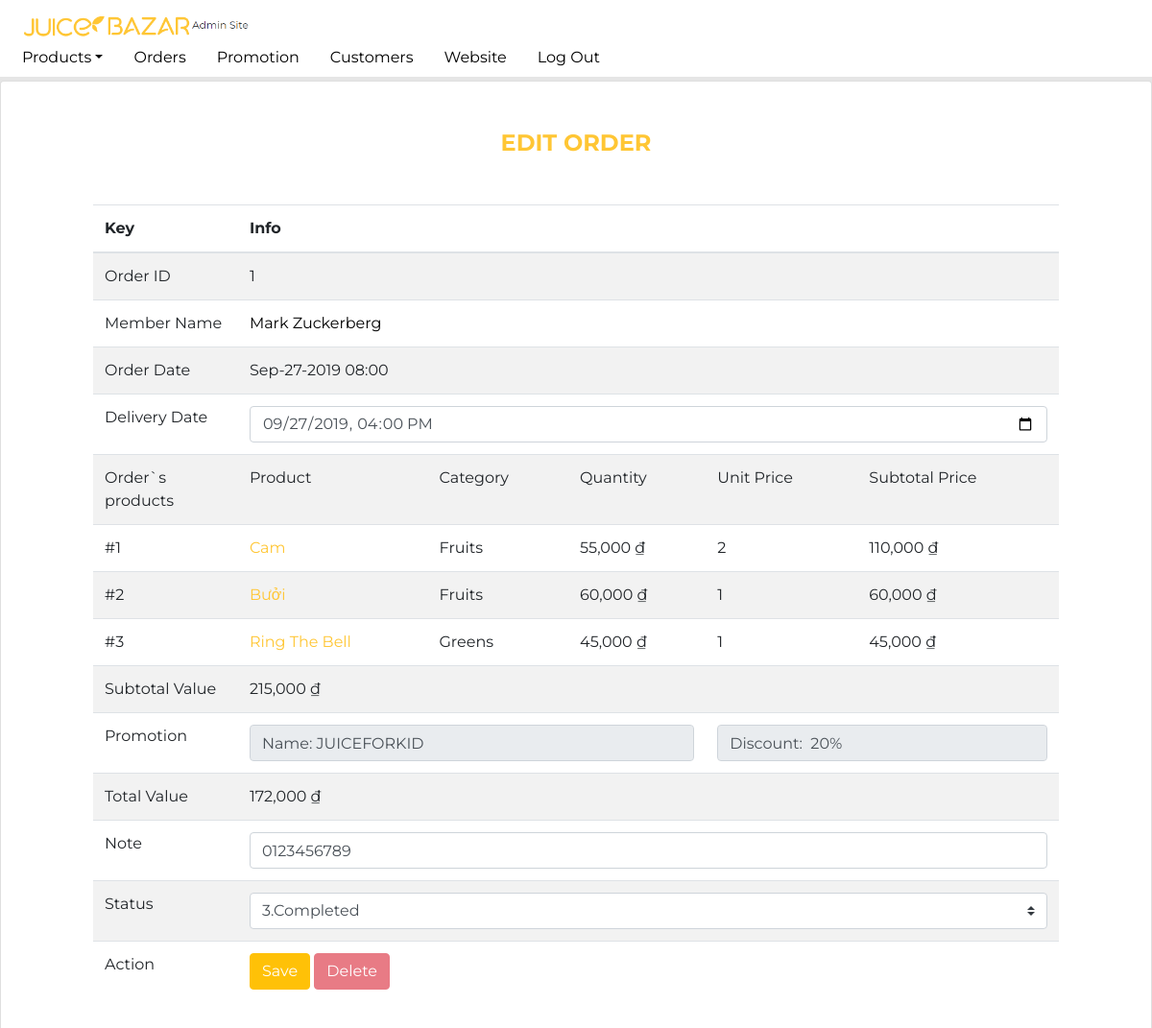
The page /admin/public/orders-edit.php?id=1 (signed in) on the database its author committed.
### tables this page shows
CREATE TABLE `orders` (
  `OrderId` int(11) NOT NULL,
  `MemberId` int(11) NOT NULL,
  `PurchaseDate` datetime NOT NULL DEFAULT current_timestamp(),
  `DeliveryDate` datetime DEFAULT NULL,
  `PromoId` tinyint(4) DEFAULT NULL,
  `Status` tinyint(1) NOT NULL DEFAULT 0,
  `Note` text NOT NULL
);

CREATE TABLE `orderdetail` (
  `OrderId` int(11) NOT NULL,
  `ProductId` int(11) NOT NULL,
  `Quantity` int(11) NOT NULL,
  `CapacityId` tinyint(4) NOT NULL
);

CREATE TABLE `product` (
  `ProductId` int(11) NOT NULL,
  `TypeId` int(11) NOT NULL,
  `Name` varchar(50) NOT NULL,
  `Image` varchar(255) DEFAULT NULL,
  `Description` text DEFAULT NULL,
  `Nutrition` text DEFAULT NULL,
  `Status` tinyint(1) NOT NULL DEFAULT 1
);

CREATE TABLE `type` (
  `TypeId` int(11) NOT NULL,
  `Type` varchar(50) NOT NULL,
  `TypeStatus` tinyint(1) NOT NULL DEFAULT 0
);

CREATE TABLE `inventory` (
  `ProductId` int(11) NOT NULL,
  `CapacityId` tinyint(4) NOT NULL,
  `Price` int(11) NOT NULL,
  `EntryPrice` int(11) NOT NULL,
  `Quantity` int(11) NOT NULL
);

### admin/public/orders-edit.php (called while the page is built, shortened)
<?php
if (!empty($_SESSION['admin'])) {
    include_once __DIR__ . '/../include/DatabaseConnection.php';
    include_once __DIR__ . '/../include/DatabaseFunctions.php';
    try {
        if (isset($_POST['EditOrderBtn'])) {
            $record =  [
                'OrderId' => $_POST['OrderId'],
                'DeliveryDate' => $_POST['DeliveryDate'],
                'PromoId' => $_POST['PromoId'],
                'Note' => $_POST['Note'],
                'Status' => $_POST['Status']
            ];
            editOrder($pdo, $record);
            header('location: orders-edit.php?id=' . $_POST['OrderId'] . '');
        } else {
            if (!empty($_GET['id'])) {
                $sectionTitle = "Edit Order";
                if (!empty(getOrders($pdo, $_GET['id']))) {
                    $orders = getOrders($pdo, $_GET['id']);
                } else {
                    header('location: admin-orders.php');
                }
            } else {
                header('location: admin-orders.php');
            }
            include __DIR__ . '/../templates/orders-edit.html.php';
        }
    } catch (PDOException $e) {
        $title = 'An error has occurred';
        $output = 'Database error: ' . $e->getMessage() . ' in ' .
            $e->getFile() . ':' . $e->getLine();
    }
} else {
    header('location: index.php');
}
include __DIR__ . '/../templates/layout.html.php';

### admin/include/DatabaseFunctions.php (called while the page is built, shortened)
<?php
function query($pdo, $sql, $parameters = [])
{
    $query = $pdo->prepare($sql);
    $query->execute($parameters);
    return $query;
}
function getOrders($pdo, $id = '')
{
    if ($id == '') {
        $sql = 'SELECT * FROM `orders`';
        $query = query($pdo, $sql);
        $results = $query->fetchAll();
    } else {
        $sql = 'SELECT * FROM `orders` WHERE `OrderId` = :OrderId';
        $parameters = [':OrderId' => $id];
        $query = query($pdo, $sql, $parameters);
        $results = $query->fetchAll();
    }
    $orders = [];
    foreach ($results as $result) {
        $promo = empty($result['PromoId']) ? ['PromoName' => '', 'PromoValue' => 0] : getInfoOrder($pdo, 'promotion', 'PromoId', $result['PromoId']);
        $member = getInfoOrder($pdo, 'member', 'MemberId', $result['MemberId']);
        $items = getOrderDetail($pdo, $result['OrderId']);
        $totalPrice = 0;
        foreach ($items as $item) {
            $totalPrice += ($item['Price'] * $item['Quantity']);
        }
        $orders[] = [
            'OrderId' => $result['OrderId'],
            'MemberId' => $result['MemberId'],
            'MemberName' => $member['Name'],
            'PurchaseDate' => $result['PurchaseDate'],
            'DeliveryDate' => $result['DeliveryDate'] ?? "",
            'Items' => getOrderDetail($pdo, $result['OrderId']),
            'PromoId' => $result['PromoId'],
            'PromoName' => $promo['PromoName'],
            'PromoValue' => $promo['PromoValue'],
            'TotalPrice' => $totalPrice,
            'Status' => $result['Status'],
            'Note' => $result['Note']
        ];
    }
    return $orders;
}
function getOrderDetail($pdo, $OrderId)
{
    $sql = 'SELECT p.`ProductId`, p.`Name`, pc.`Price`, od.`Quantity`, od.`CapacityId`, p.`TypeId`, t.`Type` FROM `orderdetail` od JOIN `product` p ON od.`ProductId` = p.`ProductId` JOIN `inventory` pc ON od.`ProductId` = pc.`ProductId` AND od.`CapacityId` = pc.`CapacityId` JOIN `Type` t ON t.`TypeId` = p.`TypeId` WHERE `OrderID` = :OrderId';
    $parameters = [':OrderId' => $OrderId];
    $results = query($pdo, $sql, $parameters)->fetchAll();
    return $results;
}
function getInfoOrder($pdo, $table, $primaryKey, $keyValue)
{
    $sql = 'SELECT * FROM `' . $table . '` WHERE `' . $primaryKey . '` = :keyValue';
    $parameters = [':keyValue' => $keyValue];
    $results = query($pdo, $sql, $parameters)->fetch();
    return $results;
}

### admin/templates/orders-edit.html.php (the view, shortened to what this page needs)
<div class="page-section card col-12 p-5">
    <div class="section-title"><?= $sectionTitle ?></div>
    <div class="px-5">
        <table class="table table-hover table-striped" id='prodEditTable'>
            <thead>
                <tr>
                    <th scope="col" width=15%>Key</th>
                    <th scope="col" colspan="5">Info</th>
                </tr>
            </thead>
            <tbody>
                <form method="post" action="">
                    <tr>
                        <td scope="col">Order ID</td>
                        <td colspan="5">
                            <?= $orders[0]['OrderId'] ?>
                        </td>
                    </tr>
                    <tr>
                        <td scope="col">Member Name</td>
                        <td colspan="5">
                            <a class="admin-link" href="member-edit.php?id=<?= $orders[0]['MemberId'] ?>"><?= $orders[0]['MemberName'] ?>
                        </td>
                    </tr>
                    <tr>
                        <td scope="col">Order Date</td>
                        <td colspan="5">
                            <?= date_format(date_create($orders[0]['PurchaseDate']), 'M-d-Y H:i') ?>
                        </td>
                    </tr>
                    <tr>
                        <td scope="col">Delivery Date</td>
                        <td colspan="5">
                            <input class="form-control" name="DeliveryDate" type="datetime-local" value="<?php if ($orders[0]['DeliveryDate'] == '') {
                                                                                                                echo '';
                                                                                                            } else {
                                                                                                                echo date_format(date_create($orders[0]['DeliveryDate']), 'Y-m-d\TH:i:s');
                                                                                                            } ?>">
                        </td>
                    </tr>
                    <tr>
                        <td scope="col">Order`s products</td>
                        <td>Product</td>
                        <td>Category</td>
                        <td>Quantity</td>
                        <td>Unit Price</td>
                        <td>Subtotal Price</td>
                    </tr>
                    <?php $countItem = 0; ?>
                    <?php foreach ($orders[0]['Items'] as $item) : ?>
                        <tr>
                            <td>#<?= ++$countItem ?> </td>
                            <td><a href="products-edit.php?id=<?= $item['ProductId'] ?>"><?= $item['Name'] ?></td>
                            <td><?= $item['Type']; ?></td>
                            <td><?= number_format($item['Price']) ?> ₫</td>
                            <td><?= $item['Quantity']; ?></td>
                            <td><?= number_format($item['Price'] * $item['Quantity']) ?> ₫</td>
                        </tr>
                    <?php endforeach; ?>
                    <tr>
                        <td scope="col">Subtotal Value</td>
                        <td colspan="5">
                            <?= number_format($orders[0]['TotalPrice']) ?> ₫
                        </td>
                    </tr>
                    <tr>
                        <td scope="col">Promotion</td>
                        <td colspan="3">
                            <input class="form-control" type="text" disabled value="Name: <?= $orders[0]['PromoName'] ?>">
                        </td>
                        <td colspan="2">
                            <input class="form-control" type="text" disabled value="Discount:  <?= $orders[0]['PromoValue'] * 100 ?>%">
                        </td>
                    </tr>
                    <tr>
                        <td scope="col">Total Value</td>
                        <td colspan="5">
                            <?= number_format($orders[0]['TotalPrice'] * (1 - $orders[0]['PromoValue'])) ?> ₫
                        </td>
                    </tr>
                    <tr>
                        <td scope="col">Note</td>
                        <td colspan="5">
                            <input class="form-control" name="Note" type="text" value="<?= $orders[0]['Note'] ?>">
                        </td>
                    </tr>
                    <tr>
                        <td scope="col">Status</td>
                        <td colspan="5">
                            <select class="custom-select" name="Status" value="<?= $orders[0]['Status'] ?>">
                                <option value="3" <?= $orders[0]['Status'] >= 3 ? 'disabled' : '' ?> <?= $orders[0]['Status'] == 3 ? 'selected' : '' ?>>3.Completed</option>
                            </select>
                        </td>
                    </tr>
                    <tr>
                        <td scope="col">Action</td>
                        <td colspan="5"><button class="btn btn-warning text-white" type="submit" name="EditOrderBtn">Save</button>
                            <a class="btn btn-danger text-white delete-product <?= ($orders[0]['Status'] != 4) ? 'disabled' : ''; ?>" data-toggle="modal" data-target="#deleteModal" data-element-id="<?= $orders[0]['OrderId'] ?>" data-element-name="<?= $orders[0]['OrderId'] ?>">
                                Delete
                            </a>
                        </td>
                    </tr>
                </form>
            </tbody>
        </table>
    </div>
</div>

### assets/css/style.css (style rules this page uses)
body { font-family: "Montserrat", sans-serif; background-color: #e5e5e5; }
a { color: #ffc634 !important; text-decoration: none; }
.section-title { font-weight: bold; font-size: 1.5rem; line-height: 2rem; text-align: center; text-transform: uppercase; color: #ffc634; padding-bottom: 3rem; }
.admin-link { color: black !important; }

### rows shown on the page
orders: OrderId "1", PurchaseDate "Sep-27-2019 08:00", DeliveryDate "09/27/2019 16:00", Note "0123456789", Status "3.Completed"
orderdetail: ProductId.Name "Cam", type.Type "Fruits", inventory.Price "55,000", Quantity "2", $item['Price']*$item['Quantity'] "110,000"
orderdetail: ProductId.Name "Bưởi", type.Type "Fruits", inventory.Price "60,000", Quantity "1", $item['Price']*$item['Quantity'] "60,000"
orderdetail: ProductId.Name "Ring The Bell", type.Type "Greens", inventory.Price "45,000", Quantity "1", $item['Price']*$item['Quantity'] "45,000"

### other values the page prints
$sectionTitle "EDIT ORDER"
$orders[0]['MemberName'] "Mark Zuckerberg"
$orders[0]['TotalPrice'] "215,000"
$orders[0]['TotalPrice'] * (1 - $orders[0]['PromoValue']) "172,000"
